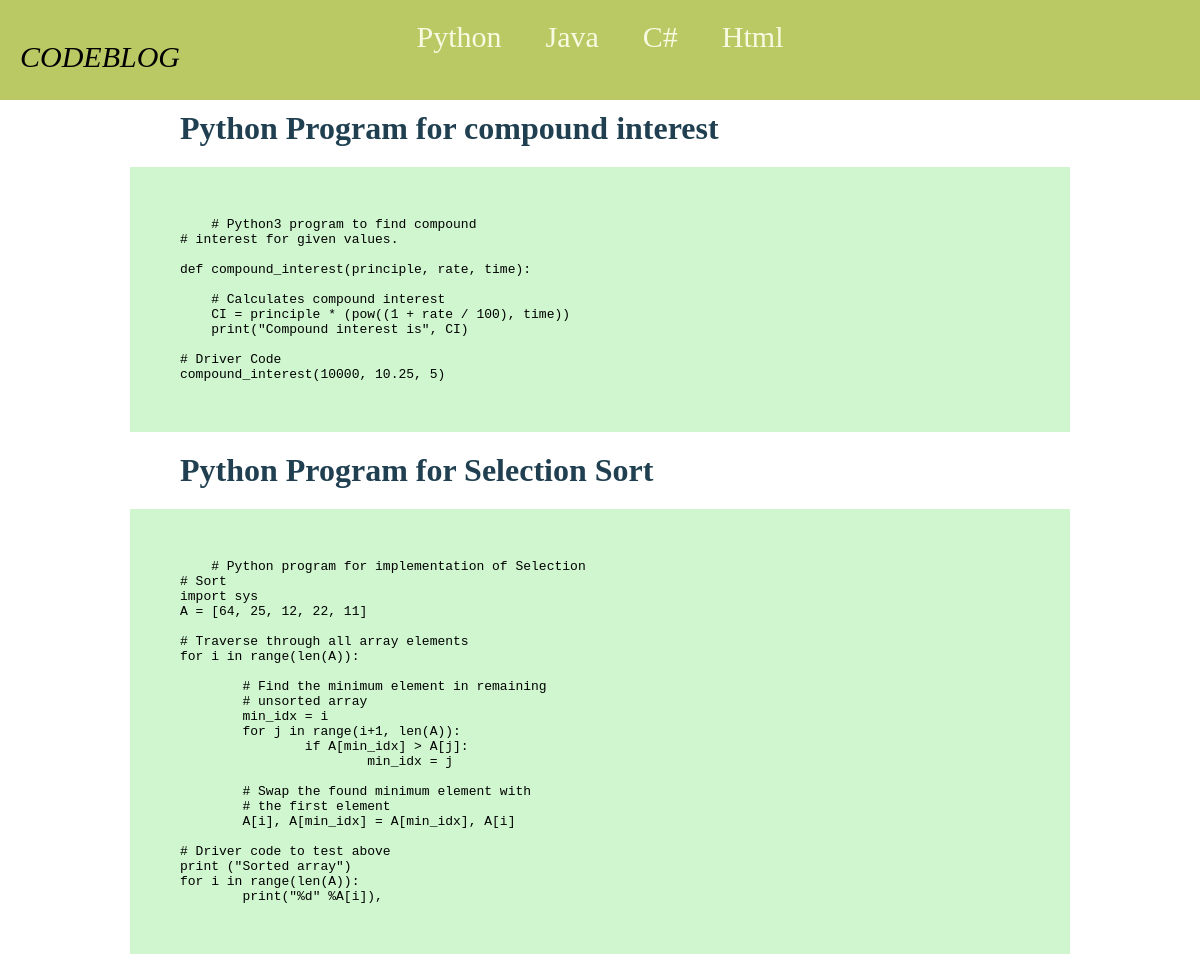
The app's page /python with its own data.
### Blog/models.py (models this page shows, shortened)
class Python(models.Model):
    heading = models.TextField(max_length=2000)
    code = models.TextField(max_length=200000)
    image = models.ImageField(null=True)

### Blog/views.py (the view)
# urls.py: path('python',views.python,name='python'),
def python(request):
    data = Python.objects.all()
    return render(request, 'python.html',{'data':data})

### templates/python.html
{% extends 'navbar.html' %}
{% block content %}
{% for i in data %}
<h1>{{i.heading}}</h1>
<pre>
    {{i.code}}
</pre>
{% endfor %}
{% endblock %}

### templates/navbar.html (shortened to what this page needs)
<!DOCTYPE html>
{% load static %}
<html lang="en" dir="ltr">
<head>
  <link rel="stylesheet" href="{% static 'style.css' %}">
</head>
<body>
  <nav>
    <a class="title" href="{% url 'home' %}">CODEBLOG</a>
    <a href="{% url 'python' %}">Python</a>
    <a href="{% url 'java' %}">Java</a>
    <a href="{% url 'csharp' %}">C#</a>
    <a href="{% url 'html' %}">Html</a>
  </nav>
{% block content %}
{% endblock %}
</body>
</html>

### static/style.css (style rules this page uses)
nav { background-color: #bac964; height: 80px; text-align: center; padding-top: 20px; }
body { margin: 0px; }
a { text-decoration: none; font-size: 30px; padding: 20px; color: #f7fbe1; }
.title { position: absolute; left: 0px; color: black; font-style: italic; border-radius: 200px; }
h1 { color: #204051; width: 70%; margin: 10px auto; }
pre { width: 70%; background-color: #cff6cf; color: black; margin: 20px auto; padding:50px; }

### records on screen
Python: heading "Python Program for compound interest", code "# Python3 program to find compound # interest for given values. def compound_interest(principle, rate, time): # Calculates compound interest CI = principle * (pow((1 + rate / 100), time)) print(\"Compound interest is\", CI) # Driver Code compound_interest(10000, 10.25, 5)"
Python: heading "Python Program for Selection Sort", code "# Python program for implementation of Selection # Sort import sys A = [64, 25, 12, 22, 11] # Traverse through all array elements for i in range(len(A)): # Find the minimum element in remaining # unsorted array min_idx = i for j in range(i+1, len(A)): if A[min_idx] > A[j]: min_idx = j # Swap the found minimum element with # the first element A[i], A[min_idx] = A[min_idx], A[i] # Driver code to test above print (\"Sorted array\") for i in range(len(A)): print(\"%d\" %A[i]),"
